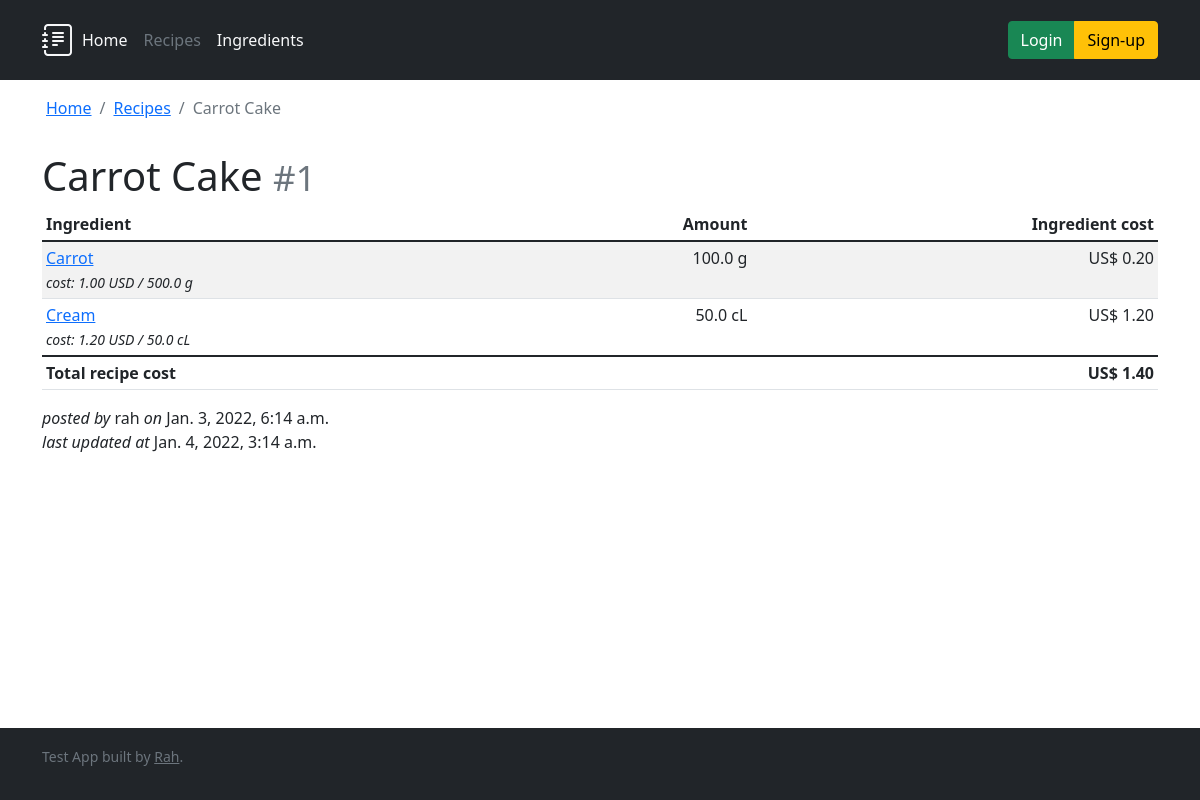
The page /recipes/1 on the database as committed earlier.
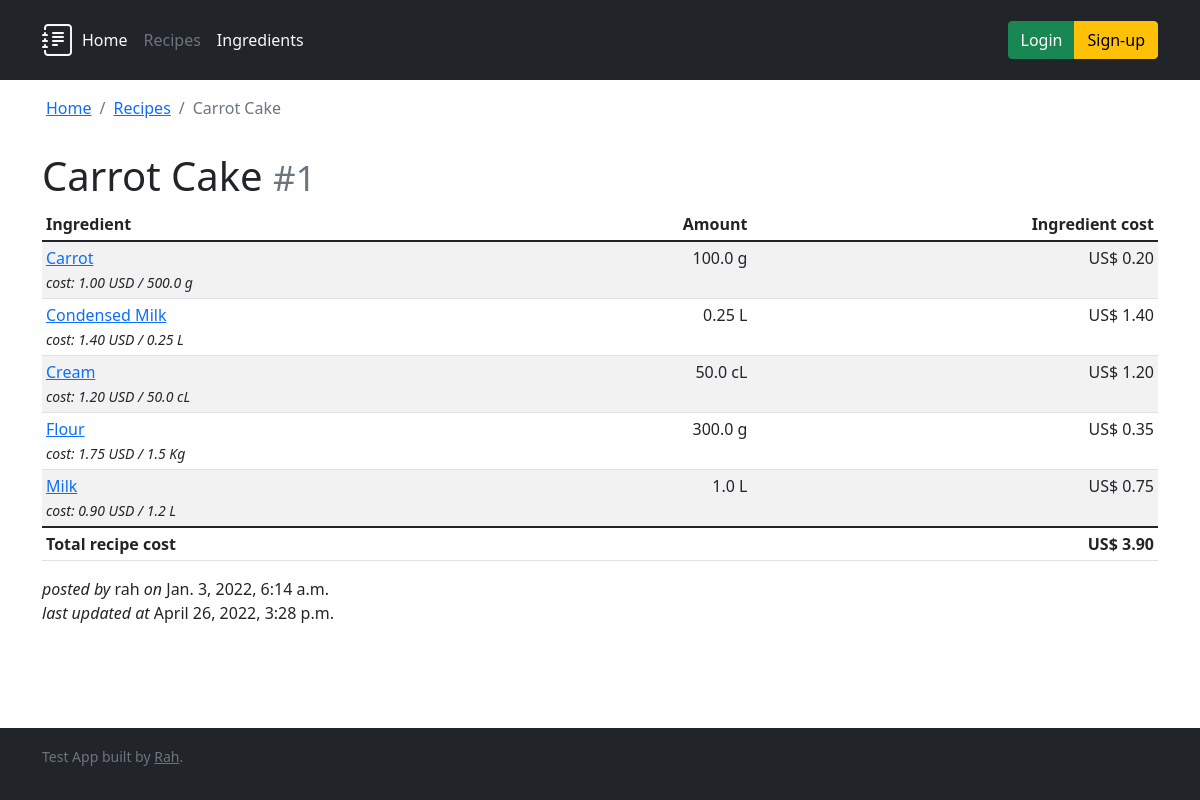
The same page on the database as committed later.
### recipes/models.py (models this page shows, shortened)
class RecipeIngredient(models.Model):
    class Meta:
        ordering = ('ingredient',)
        verbose_name = 'Recipe Ingredient'
        verbose_name_plural = 'Recipe Ingredients'
        constraints = [models.UniqueConstraint(fields=['recipe', 'ingredient'], name="recipe_ingredient")]
    recipe = models.ForeignKey(Recipe, on_delete=models.CASCADE, related_name='recipeingredient')
    ingredient = models.ForeignKey(Ingredient, on_delete=models.CASCADE, related_name='recipeingredient')
    amount = models.FloatField()
    measurement_unit = models.CharField(
        max_length=2, choices=MeasurementUnits.choices)
    def cost(self):
        ingredient_unit = self.ingredient.base_measurement_unit
        ingredient_cost = self.ingredient.minimal_cost()
        recipe_unit = self.measurement_unit
        recipe_amount = self.amount
        recipe_measure = value_to_unit(symbol=recipe_unit, value=recipe_amount)
        converted_recipe_measure = convert_unit(
            recipe_measure, symbol_to_unit(symbol=ingredient_unit))
        converted_recipe_amount = converted_recipe_measure.value
        return converted_recipe_amount * ingredient_cost
    def formatted_cost(self) -> str:
        return "{} {:.2f}".format(DEFAULT_CURRENCY['SIGN'], self.cost())

class Recipe(models.Model):
    class Meta:
        ordering = ('name', )
        verbose_name = 'Recipe'
        verbose_name_plural = 'Recipes'
    name = models.CharField(verbose_name='Recipe name', max_length=256)
    ingredients = models.ManyToManyField(
        Ingredient, verbose_name='Recipe ingredients', through='RecipeIngredient')
    author = models.ForeignKey(User, null=True, on_delete=models.SET_NULL, verbose_name='Recipe author')
    created_at = models.DateTimeField(auto_now=False, auto_now_add=True, verbose_name='Recipe created at')
    updated_at = models.DateTimeField(auto_now=True, auto_now_add=False, verbose_name='Recipe last updated at')
    def total_cost(self) -> float:
        cost = 0
        recipeingredient: RecipeIngredient
        for recipeingredient in self.recipeingredient.all():
            cost += recipeingredient.cost()
        return cost
    @admin.display(description='Total cost')
    def formatted_total_cost(self) -> str:
        return "{} {:.2f}".format(DEFAULT_CURRENCY['SIGN'], self.total_cost())

### ingredients/models.py (models this page shows, shortened)
class Ingredient(models.Model):
    class Meta:
        ordering = ('name', 'article_number')
        verbose_name = 'Ingredient'
        verbose_name_plural = 'Ingredients'
    name = models.CharField(verbose_name='Ingredient name', max_length=256)
    article_number = models.CharField(
        verbose_name='Article number', max_length=24)
    base_measurement_unit = models.CharField(
        verbose_name='Measurement Unit', max_length=2, choices=MeasurementUnits.choices)
    base_amount = models.FloatField(verbose_name='Buying Amount', default=0)
    cost_per_base_amount = models.DecimalField(
        verbose_name='Cost per buying amount', max_digits=10, decimal_places=2)
    def minimal_cost(self) -> float:
        return float(self.cost_per_base_amount) / self.base_amount
    @admin.display(description='Cost/amount')
    def formatted_cost(self) -> str:
        return f'{self.cost_per_base_amount} {DEFAULT_CURRENCY["CODE"]} / {self.base_amount} {self.base_measurement_unit}'

### recipes/views.py (the view)
# urls.py: path('<int:pk>', views.DetailView.as_view(), name='detail'),
class DetailView(generic.DetailView):
    model = Recipe
    template_name = 'recipes/detail.html'

### common/models.py (called while the page is built)
    @classmethod
    @property
    def symbol(cls) -> str:
        return cls._symbol

    @classmethod
    @property
    def unit_type(cls) -> UnitType:
        return cls._unit_type

    def convert_to(self, target: Type['BaseUnit']):
        if self.unit_type != target.unit_type:
            raise TypeError(
                f'Impossible to convert from {self.unit_type} to {target.unit_type}: Different unit types')
        return target(self.value)._from_base(self._to_base().value)

    def _from_base(self, value) -> BaseUnit:
        return __class__(value)

    def _from_base(self, value) -> BaseUnit:
        return __class__(value * 1000)

    def _to_base(self) -> BaseUnit:
        return Kilogram(self.value / 1000)

    def _from_base(self, value) -> BaseUnit:
        return __class__(value)

    def _to_base(self) -> BaseUnit:
        return __class__(self.value)

    def _from_base(self, value) -> BaseUnit:
        return __class__(value * 100)

    def _to_base(self) -> BaseUnit:
        return Liter(self.value / 100)

### common/services.py (called while the page is built)
def value_to_unit(symbol: str, value=None) -> BaseUnit:
    return symbol_to_unit(symbol)(value)

### recipes/templates/recipes/detail.html (shortened to what this page needs)
{% extends 'base.html' %}
{% block header %}{% include "header.html" with active_item="recipes" %}{% endblock header %}
{% block breadcrumb %}
{{ block.super }}
<li class="breadcrumb-item"><a href="{% url 'recipes:index' %}">Recipes</a></li>
<li class="breadcrumb-item active" aria-current="page">{{ recipe.name }}</li>
{% endblock breadcrumb %}
{% block content %}
<h1>{{ recipe.name }} <small class="text-muted">#{{ recipe.id }}</small></h1>
<table class="table table-sm table-striped table-hover">
    <thead>
        <tr>
            <th>Ingredient</th>
            <th class="text-end">Amount</th>
            <th class="text-end">Ingredient cost</th>
        </tr>
    </thead>
    <tbody>
        {% for recipeingredient in recipe.recipeingredient.all %}
        <tr>
            <td>
                <a href="{% url 'ingredients:detail' recipeingredient.ingredient.id %}">{{ recipeingredient.ingredient.name }}</a><br>
                <small><em>cost: {{ recipeingredient.ingredient.formatted_cost }}</em></small>
            </td>
            <td class="text-end">{{ recipeingredient.amount }} {{ recipeingredient.measurement_unit }}</td>
            <td class="text-end">{{ recipeingredient.formatted_cost }}</td>
        </tr>
        {% endfor %}
    </tbody>
    <tfoot>
        <tr>
            <td colspan="2"><strong>Total recipe cost</strong></td>
            <td class="text-end"><strong>{{ recipe.formatted_total_cost }}</strong></td>
        </tr>
    </tfoot>
</table>
<p>
    <em>posted by</em> {{ recipe.author }} <em>on</em> {{ recipe.created_at }}<br>
    <em>last updated at</em> {{ recipe.updated_at }}
</p>
{% endblock %}

Rows that differ between the two databases and show on the page:
changed Recipe "Carrot Cake": formatted_total_cost "US$ 1.40" → "US$ 3.90"; updated_at "Jan. 4, 2022, 3:14 a.m." → "April 26, 2022, 3:28 p.m."
added RecipeIngredient: ingredient.name "Condensed Milk", ingredient.formatted_cost "1.40 USD / 0.25 L", amount "0.25", measurement_unit "L", formatted_cost "US$ 1.40"
added RecipeIngredient: ingredient.name "Flour", ingredient.formatted_cost "1.75 USD / 1.5 Kg", amount "300.0", measurement_unit "g", formatted_cost "US$ 0.35"
added RecipeIngredient: ingredient.name "Milk", ingredient.formatted_cost "0.90 USD / 1.2 L", amount "1.0", measurement_unit "L", formatted_cost "US$ 0.75"
